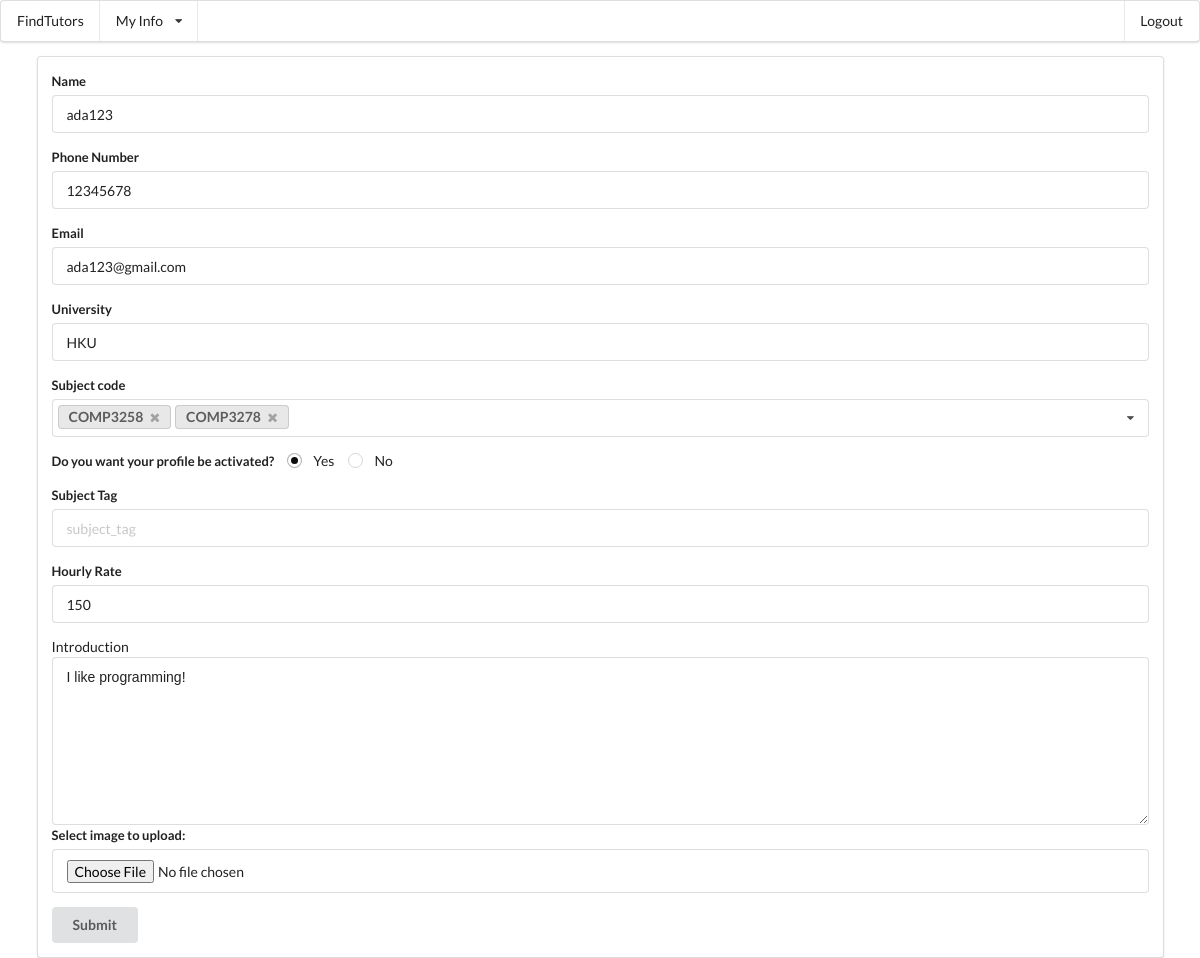
Before: /main/editAccountDetail (signed in) with the older database file.
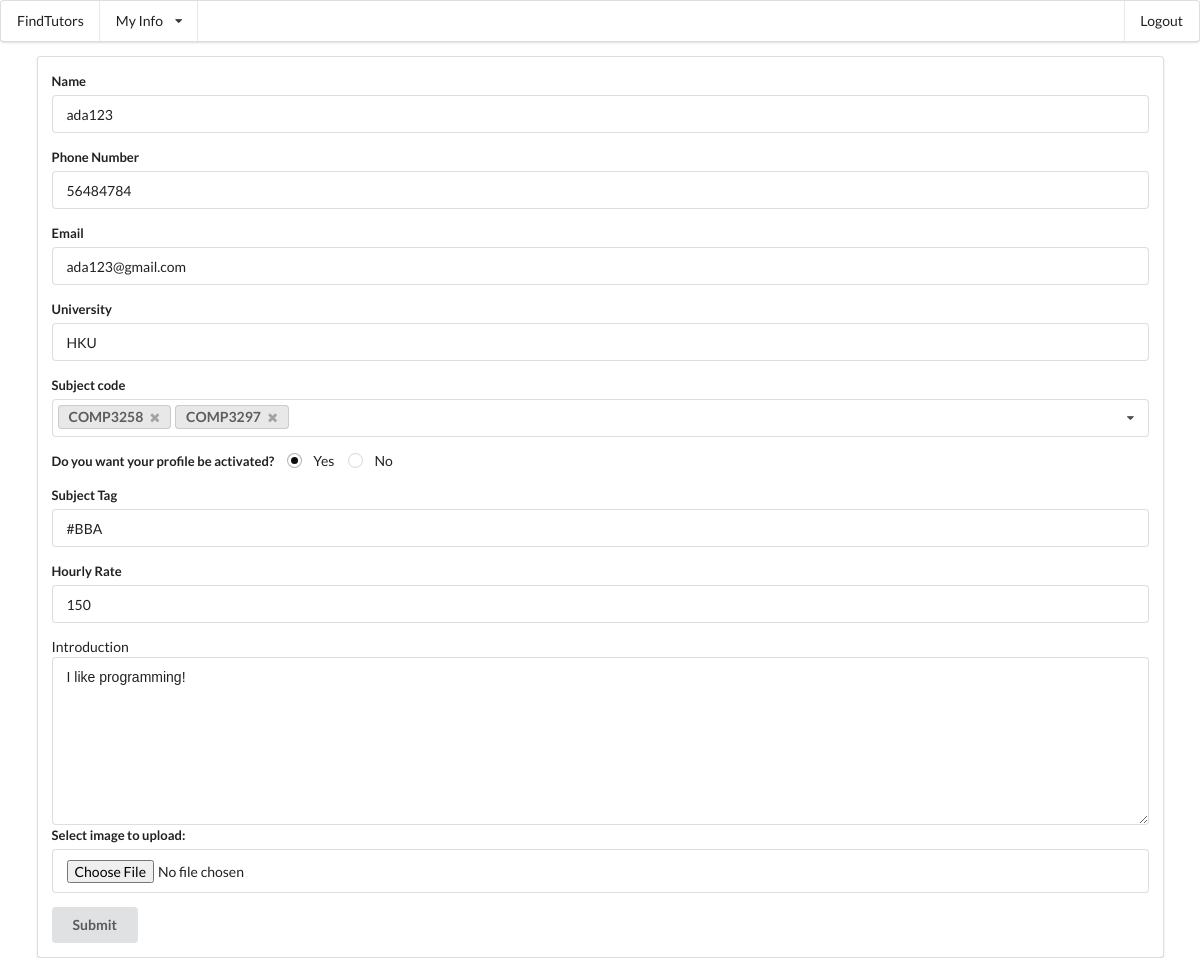
After: the same page with the newer database file.
### mainApp/models.py (models this page shows, shortened)
class Tutor(models.Model):
	phoneNumber=models.CharField(max_length=10)
	photo_url=models.CharField(max_length=30)
	user = models.OneToOneField(User, on_delete=models.CASCADE)
	tutor_type=models.CharField(max_length=8,default="Private")#Contract/Private
	university=models.CharField(max_length=60)
	teach_course_code=models.ManyToManyField(SubjectCode)
	subject_tag=models.CharField(max_length=60)
	hourly_rate=models.IntegerField(default=100)
	introduction=models.TextField(default="I love programming")
	activated=models.BooleanField(default=True)#profiles show to public or not
	avg_review=models.IntegerField(default=-1)

class SubjectCode(models.Model):
	subject_code=models.CharField(max_length=8)
	@classmethod
	def getCodeList(cls):
		return SubjectCode.objects.all().values("subject_code")

### mainApp/views.py (the view)
@login_required
def editAccountDetail(request):
    if request.method == 'POST':
        request.user.username = request.POST['Name']
        request.user.email = request.POST['email']
        request.user.student.phoneNumber= request.POST['phoneNumber']
        request.user.student.save()
        if('newImage' in request.FILES):
            fs = FileSystemStorage()
            fs.delete('profilepic/'+str(request.user.id)+'.jpg')
            filename=fs.save('profilepic/'+str(request.user.id)+'.jpg',request.FILES['newImage'])
        request.user.save()
        if(hasattr(request.user,'tutor')):
            tutor = request.user.tutor
            tutor.phoneNumber= request.POST['phoneNumber']
            tutor.university = request.POST['university']
            tutor.subject_tag = request.POST['subject_tag']
            tutor.hourly_rate = request.POST['hourly_rate']
            tutor.introduction = request.POST['introduction']
            tutor.activated= (request.POST['activated']=='y')
            subject_list=request.POST.getlist('subject')
            tutor.teach_course_code.clear()
            if(isinstance(subject_list,list)):
                for i in subject_list:
                    tutor.teach_course_code.add(SubjectCode.objects.get(subject_code=i))
            else:
                tutor.teach_course_code.add(SubjectCode.objects.get(subject_code=subject_list))
            tutor.save()
        return HttpResponseRedirect('/main/viewAccountDetail')
    else:
        if(hasattr(request.user,'tutor')):
            this_user = request.user.tutor
            if this_user.activated:
            	activate_yes = 'checked = "yes"'
            	activate_no = ''
            else:
            	activate_yes = ''
            	activate_no = 'checked = "yes"'
            return render(request,'mainApp/editAccountDetail_tutor.html',{'this_user':this_user,"subject_list":SubjectCode.getCodeList(),"teach_course_code":this_user.teach_course_code.values('subject_code'), "activate_yes": activate_yes, "activate_no": activate_no})
        else:
            this_user = request.user.student
            return render(request,'mainApp/editAccountDetail_student.html',{'this_user':this_user})

### mainApp/templates/mainApp/editAccountDetail_tutor.html (shortened to what this page needs)
{% extends "mainApp/base.html" %}
{% block content %}
<div class="ui segment">
<form class="ui form" action="editAccountDetail" method="post" enctype="multipart/form-data">{% csrf_token %}
    <div class="field">
        <label>Name</label>
        <input type="text" name="Name" placeholder="Name" value={{this_user.user.username}}>
    </div>
    <div class="field">
        <label>Phone Number</label>
        <input type="text" name="phoneNumber" placeholder="Phone Number" value={{this_user.phoneNumber}}>
    </div>
    <div class="field">
        <label>Email</label>
        <input type="text" name="email" placeholder="email" value={{this_user.user.email}}>
    </div>
    <div class="field">
        <label>University</label>
        <input type="text" name="university" placeholder="university" value={{this_user.university}}>
    </div>
	<div class="wide field">
	<label>Subject code</label>
<select name="subject" multiple="" class="ui fluid dropdown">
	{% for code in subject_list %}
    {% if code in teach_course_code %}
    <option value="{{code.subject_code}}" selected>{{code.subject_code}}</option>
    {% else %}
    <option value="{{code.subject_code}}" >{{code.subject_code}}</option>
    {% endif %}
	{% endfor %}
</select>
</div>
      <div class="inline fields">
    <label>Do you want your profile be activated?</label>
    <div class="field">
      <div class="ui radio checkbox">
        <label>Yes</label>
      </div>
    </div>
    <div class="field">
      <div class="ui radio checkbox">
        <label>No</label>
      </div>
    </div>
		</div>
    <div class="field">
        <label>Subject Tag</label>
        <input type="text" name="subject_tag" placeholder="subject_tag" value={{this_user.subject_tag}}>
    </div>
    <div class="field">
        <label>Hourly Rate</label>
        <input type="text" name="hourly_rate" placeholder="hourly_rate" value={{this_user.hourly_rate}} {% if this_user.tutor_type == 'Contract' %}readonly {% endif %}>
    </div>
    <div>
        <label>Introduction</label>
        <textarea name="introduction" placeholder="introduction">{{this_user.introduction}}</textarea>
    </div>
    <div class="field">
        <label>Select image to upload:</label>
        <input type="file" name="newImage" accept="image/*"/>
    </div>
    <button class="ui button" type="submit">Submit</button>
</form>
</div>
{% endblock %}

Changed rows visible on the page:
no longer on this page (row unchanged): SubjectCode: subject_code "COMP3278"
changed Tutor "HKU": phoneNumber "12345678" → "56484784"; subject_tag (not shown) → "#BBA"
now on this page (row unchanged): SubjectCode: subject_code "COMP3297"
